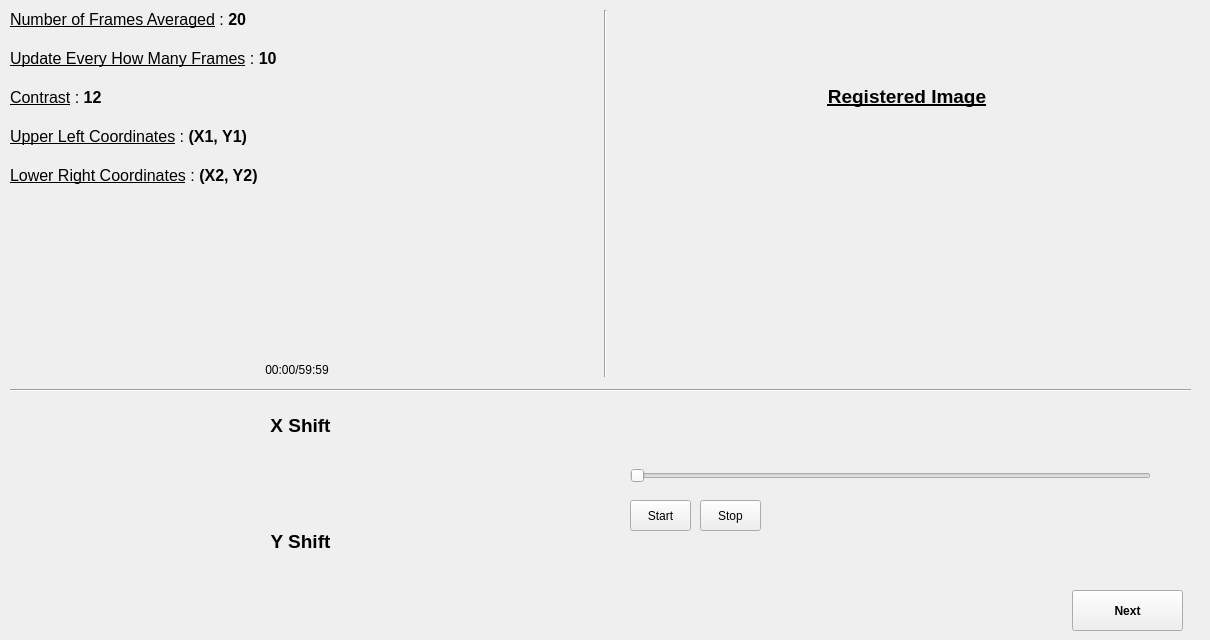
        <widget class="QWidget" name="OutputTab">
         <attribute name="title">
          <string>Output</string>
         </attribute>
         <widget class="QWidget" name="horizontalLayoutWidget_3">
          <property name="geometry">
           <rect>
            <x>0</x>
            <y>0</y>
            <width>1201</width>
            <height>387</height>
           </rect>
          </property>
          <layout class="QHBoxLayout" name="registeredImageLayout">
           <property name="spacing">
            <number>20</number>
           </property>
           <property name="leftMargin">
            <number>10</number>
           </property>
           <property name="topMargin">
            <number>10</number>
           </property>
           <property name="rightMargin">
            <number>14</number>
           </property>
           <property name="bottomMargin">
            <number>10</number>
           </property>
           <item>
            <layout class="QVBoxLayout" name="paramsLayout">
             <item>
              <widget class="QLabel" name="numFramesLabel">
               <property name="text">
                <string>&lt;html&gt;&lt;head/&gt;&lt;body&gt;&lt;p&gt;&lt;span style=&quot; font-size:12pt; text-decoration: underline;&quot;&gt;Number of Frames Averaged&lt;/span&gt;&lt;span style=&quot; font-size:12pt;&quot;&gt; : &lt;/span&gt;&lt;span style=&quot; font-size:12pt; font-weight:600;&quot;&gt;20&lt;/span&gt;&lt;/p&gt;&lt;/body&gt;&lt;/html&gt;</string>
               </property>
              </widget>
             </item>
             <item>
              <widget class="QLabel" name="updateEveryFramesLabel">
               <property name="text">
                <string>&lt;html&gt;&lt;head/&gt;&lt;body&gt;&lt;p&gt;&lt;span style=&quot; font-size:12pt; text-decoration: underline;&quot;&gt;Update Every How Many Frames&lt;/span&gt;&lt;span style=&quot; font-size:12pt;&quot;&gt; : &lt;/span&gt;&lt;span style=&quot; font-size:12pt; font-weight:600;&quot;&gt;10&lt;/span&gt;&lt;/p&gt;&lt;/body&gt;&lt;/html&gt;</string>
               </property>
              </widget>
             </item>
             <item>
              <widget class="QLabel" name="contrastLabel">
               <property name="text">
                <string>&lt;html&gt;&lt;head/&gt;&lt;body&gt;&lt;p&gt;&lt;span style=&quot; font-size:12pt; text-decoration: underline;&quot;&gt;Contrast&lt;/span&gt;&lt;span style=&quot; font-size:12pt;&quot;&gt; : &lt;/span&gt;&lt;span style=&quot; font-size:12pt; font-weight:600;&quot;&gt;12&lt;/span&gt;&lt;/p&gt;&lt;/body&gt;&lt;/html&gt;</string>
               </property>
              </widget>
             </item>
             <item>
              <widget class="QLabel" name="upperLeftCoordinatesLabel">
               <property name="text">
                <string>&lt;html&gt;&lt;head/&gt;&lt;body&gt;&lt;p&gt;&lt;span style=&quot; font-size:12pt; text-decoration: underline;&quot;&gt;Upper Left Coordinates&lt;/span&gt;&lt;span style=&quot; font-size:12pt;&quot;&gt; : &lt;/span&gt;&lt;span style=&quot; font-size:12pt; font-weight:600;&quot;&gt;(X1, Y1)&lt;/span&gt;&lt;/p&gt;&lt;/body&gt;&lt;/html&gt;</string>
               </property>
              </widget>
             </item>
             <item>
              <widget class="QLabel" name="lowerRightCoordinatesLabel">
               <property name="text">
                <string>&lt;html&gt;&lt;head/&gt;&lt;body&gt;&lt;p&gt;&lt;span style=&quot; font-size:12pt; text-decoration: underline;&quot;&gt;Lower Right Coordinates&lt;/span&gt;&lt;span style=&quot; font-size:12pt;&quot;&gt; : &lt;/span&gt;&lt;span style=&quot; font-size:12pt; font-weight:600;&quot;&gt;(X2, Y2)&lt;/span&gt;&lt;/p&gt;&lt;/body&gt;&lt;/html&gt;</string>
               </property>
              </widget>
             </item>
             <item>
              <spacer name="verticalSpacer">
               <property name="orientation">
                <enum>Qt::Vertical</enum>
               </property>
               <property name="sizeType">
                <enum>QSizePolicy::Fixed</enum>
               </property>
               <property name="sizeHint" stdset="0">
                <size>
                 <width>0</width>
                 <height>160</height>
                </size>
               </property>
              </spacer>
             </item>
             <item>
              <widget class="QLabel" name="registeredImageTime">
               <property name="text">
                <string>00:00/59:59</string>
               </property>
               <property name="alignment">
                <set>Qt::AlignCenter</set>
               </property>
              </widget>
             </item>
            </layout>
           </item>
           <item>
            <widget class="Line" name="separator">
             <property name="orientation">
              <enum>Qt::Vertical</enum>
             </property>
            </widget>
           </item>
           <item>
            <layout class="QVBoxLayout" name="registeredImageLayout_2">
             <item>
              <widget class="QLabel" name="registeredImageLabel">
               <property name="text">
                <string>&lt;html&gt;&lt;head/&gt;&lt;body&gt;&lt;p align=&quot;center&quot;&gt;&lt;span style=&quot; font-size:14pt; font-weight:600; text-decoration: underline;&quot;&gt;Registered Image&lt;/span&gt;&lt;/p&gt;&lt;/body&gt;&lt;/html&gt;</string>
               </property>
              </widget>
             </item>
             <item>
              <widget class="QLabel" name="registeredImage">
               <property name="maximumSize">
                <size>
                 <width>560</width>
                 <height>16777215</height>
                </size>
               </property>
               <property name="text">
                <string>&lt;html&gt;&lt;head/&gt;&lt;body&gt;&lt;p&gt;&lt;img src=&quot;:/inputGraphs/assets/ResizedInputImage.png&quot;/&gt;&lt;/p&gt;&lt;/body&gt;&lt;/html&gt;</string>
               </property>
              </widget>
             </item>
            </layout>
           </item>
          </layout>
         </widget>
         <widget class="Line" name="line">
          <property name="geometry">
           <rect>
            <x>10</x>
            <y>380</y>
            <width>1181</width>
            <height>20</height>
           </rect>
          </property>
          <property name="orientation">
           <enum>Qt::Horizontal</enum>
          </property>
         </widget>
         <widget class="QWidget" name="verticalLayoutWidget_3">
          <property name="geometry">
           <rect>
            <x>10</x>
            <y>400</y>
            <width>581</width>
            <height>225</height>
           </rect>
          </property>
          <layout class="QVBoxLayout" name="xyshiftLayout">
           <item>
            <widget class="QLabel" name="xShiftLabel">
             <property name="text">
              <string>&lt;html&gt;&lt;head/&gt;&lt;body&gt;&lt;p align=&quot;center&quot;&gt;&lt;span style=&quot; font-size:14pt; font-weight:600;&quot;&gt;X Shift&lt;/span&gt;&lt;/p&gt;&lt;/body&gt;&lt;/html&gt;</string>
             </property>
            </widget>
           </item>
           <item>
            <widget class="QLabel" name="xShiftImage">
             <property name="maximumSize">
              <size>
               <width>560</width>
               <height>16777215</height>
              </size>
             </property>
             <property name="text">
              <string>&lt;html&gt;&lt;head/&gt;&lt;body&gt;&lt;p&gt;&lt;img src=&quot;:/inputGraphs/assets/resizedRegisteredGraph.png&quot;/&gt;&lt;/p&gt;&lt;/body&gt;&lt;/html&gt;</string>
             </property>
            </widget>
           </item>
           <item>
            <widget class="QLabel" name="yShiftLabel">
             <property name="text">
              <string>&lt;html&gt;&lt;head/&gt;&lt;body&gt;&lt;p align=&quot;center&quot;&gt;&lt;span style=&quot; font-size:14pt; font-weight:600;&quot;&gt;Y Shift&lt;/span&gt;&lt;/p&gt;&lt;/body&gt;&lt;/html&gt;</string>
             </property>
            </widget>
           </item>
           <item>
            <widget class="QLabel" name="yShiftImage">
             <property name="maximumSize">
              <size>
               <width>560</width>
               <height>16777215</height>
              </size>
             </property>
             <property name="text">
              <string>&lt;html&gt;&lt;head/&gt;&lt;body&gt;&lt;p&gt;&lt;img src=&quot;:/inputGraphs/assets/registeredYShiftGraphRESIZED.png&quot;/&gt;&lt;/p&gt;&lt;/body&gt;&lt;/html&gt;</string>
             </property>
            </widget>
           </item>
          </layout>
         </widget>
         <widget class="QPushButton" name="pushButton">
          <property name="geometry">
           <rect>
            <x>1072</x>
            <y>590</y>
            <width>111</width>
            <height>41</height>
           </rect>
          </property>
          <property name="font">
           <font>
            <pointsize>9</pointsize>
            <weight>75</weight>
            <bold>true</bold>
           </font>
          </property>
          <property name="text">
           <string>Next</string>
          </property>
         </widget>
         <widget class="QSlider" name="registeredImageSlider">
          <property name="geometry">
           <rect>
            <x>630</x>
            <y>460</y>
            <width>521</width>
            <height>31</height>
           </rect>
          </property>
          <property name="orientation">
           <enum>Qt::Horizontal</enum>
          </property>
         </widget>
         <widget class="QPushButton" name="registeredImageStart">
          <property name="geometry">
           <rect>
            <x>630</x>
            <y>500</y>
            <width>61</width>
            <height>31</height>
           </rect>
          </property>
          <property name="text">
           <string>Start</string>
          </property>
         </widget>
         <widget class="QPushButton" name="registeredImageStop">
          <property name="geometry">
           <rect>
            <x>700</x>
            <y>500</y>
            <width>61</width>
            <height>31</height>
           </rect>
          </property>
          <property name="text">
           <string>Stop</string>
          </property>
         </widget>
        </widget>
